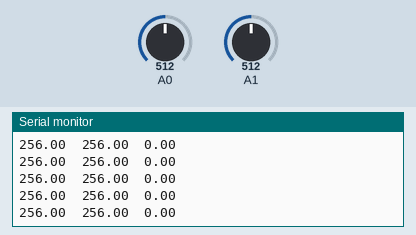
Bench run of a sketch on a simulated Arduino Uno, built with avr-gcc and run on an emulated ATmega328P. Shown: the last lines printed to the serial monitor. The test bench sets the inputs (shaded band); at power-on: A1 = 512, A0 = 512.

Above: at 1.2 s.
1.3 s: A1 set to 544
At 1.8 s:
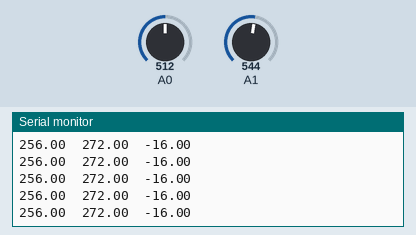
4.3 s: A0 set to 362
At 5.3 s:
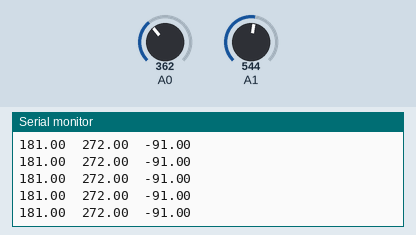
5.8 s: A0 set to 331
At 6.6 s:
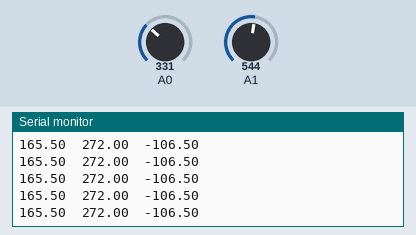
7.3 s: A0 set to 21
At 8.1 s:
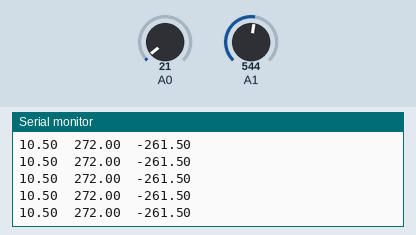
8.8 s: A0 set to 17
At 9.7 s:
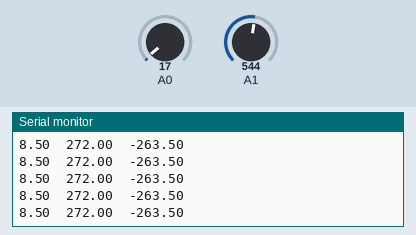
Timing chart, 0 to 11.8 s (numbered marks = the images above; inputs shaded):
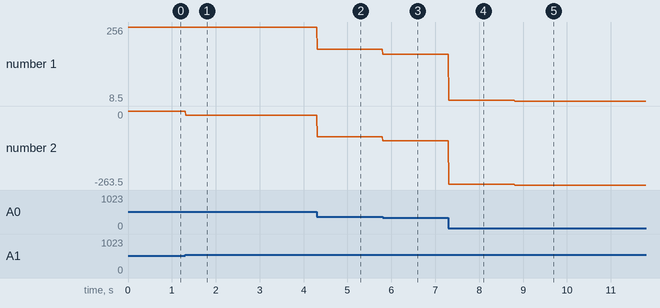

Measured:
- after the input at 1.3 s, the serial monitor: prints a new line at once (image 1)
- after the input at 4.3 s, the serial monitor: prints a new line at once (image 2)
- after the input at 5.8 s, the serial monitor: prints a new line at once (image 3)
- after the input at 7.3 s, the serial monitor: prints a new line at once (image 4)
- after the input at 8.8 s, the serial monitor: prints a new line at once (image 5)
- plotted number 1: 256 → 181 after the input at 4.3 s, 181 → 165.5 after the input at 5.8 s, 165.5 → 10.5 after the input at 7.3 s, 10.5 → 8.5 after the input at 8.8 s
- plotted number 2: 0 → -16 after the input at 1.3 s, -16 → -91 after the input at 4.3 s, -91 → -106.5 after the input at 5.8 s, -106.5 → -261.5 after the input at 7.3 s, -261.5 → -263.5 after the input at 8.8 s

The sketch:

pressureSensor.ino
```cpp
float pressure1, pressure2 = 0;


void getPressure()
{
    pressure1 = analogRead(A0);//-229;
    pressure1 = ((pressure1*0.0049)*1000)/9.8;

    pressure2 = analogRead(A1);//-237;
    pressure2 = ((pressure2*0.0049)*1000)/9.8;

    //Serial.print("P1: ");
    Serial.print(pressure1);
    Serial.print("\t");

    //Serial.print("P2: ");
    Serial.print(pressure2);
    Serial.print("\t");

    //Serial.print("delta: ");
    Serial.print((pressure1 - pressure2));
    Serial.print("\t");

    Serial.println(" ");
}


void setup() {
  Serial.begin(115200);

}

void loop()
{

  getPressure();
  delay(10);
}
```
